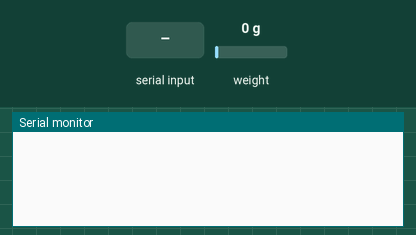
Recording of a sketch running on a simulated Arduino Uno, built with avr-gcc and run on an emulated ATmega328P. On the bench: the last lines printed to the serial monitor. Inputs (shaded band) come from the test bench; at power-on: weight on the scale 0 g.

Above: at 2.2 s.
2.3 s: "c\n" received over Serial
At 4.9 s:
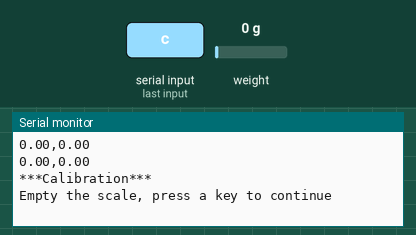
5.4 s: "90,45\n" received over Serial
At 8.7 s:
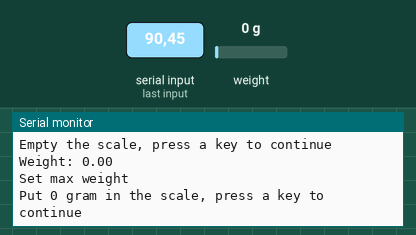

Measured:
- after the input at 2.3 s, the serial monitor: prints a new line after 1.6 s (image 1)
- after the input at 5.4 s, the serial monitor: prints a new line after 1.0 s (image 2)

The sketch:

L04.ino
```cpp
#include "HX711.h"

HX711 scale;

#define DATAPIN 6
#define CLOCKPIN 7

void setup()
{
  Serial.begin(115200);
  delay(1000);

  scale.begin(DATAPIN, CLOCKPIN);
}


String input = "a";
String maxt = "500";
int maxn = 500;
float value = 0.0;
float units = 0.0;


void loop()
{
  value = scale.get_value(2);
  units = scale.get_units(10);
  Serial.print(value);
  Serial.print(",");
  Serial.println(units);
  delay(250);
  while(Serial.available()) input = Serial.readStringUntil('\n');
  if (input == "c") {
    Serial.println("***Calibration***");
    Serial.println("\nEmpty the scale, press a key to continue");
    while(!Serial.available());
    while(Serial.available()) Serial.read();
    scale.tare();
    Serial.print("Weight: ");
    Serial.println(scale.get_units(10));
    Serial.println("\nSet max weight");
    while(!Serial.available());
    while(Serial.available()) maxt = Serial.readStringUntil('\n');
    maxn = maxt.toInt();
    Serial.print("\nPut ");
    Serial.print(maxn);
    Serial.println(" gram in the scale, press a key to continue");
    while(!Serial.available());
    while(Serial.available()) Serial.read();
    scale.calibrate_scale(maxn, 10);
    Serial.print("Weight: ");
    Serial.println(scale.get_units(10));
    input = "n";
  }
}
```
